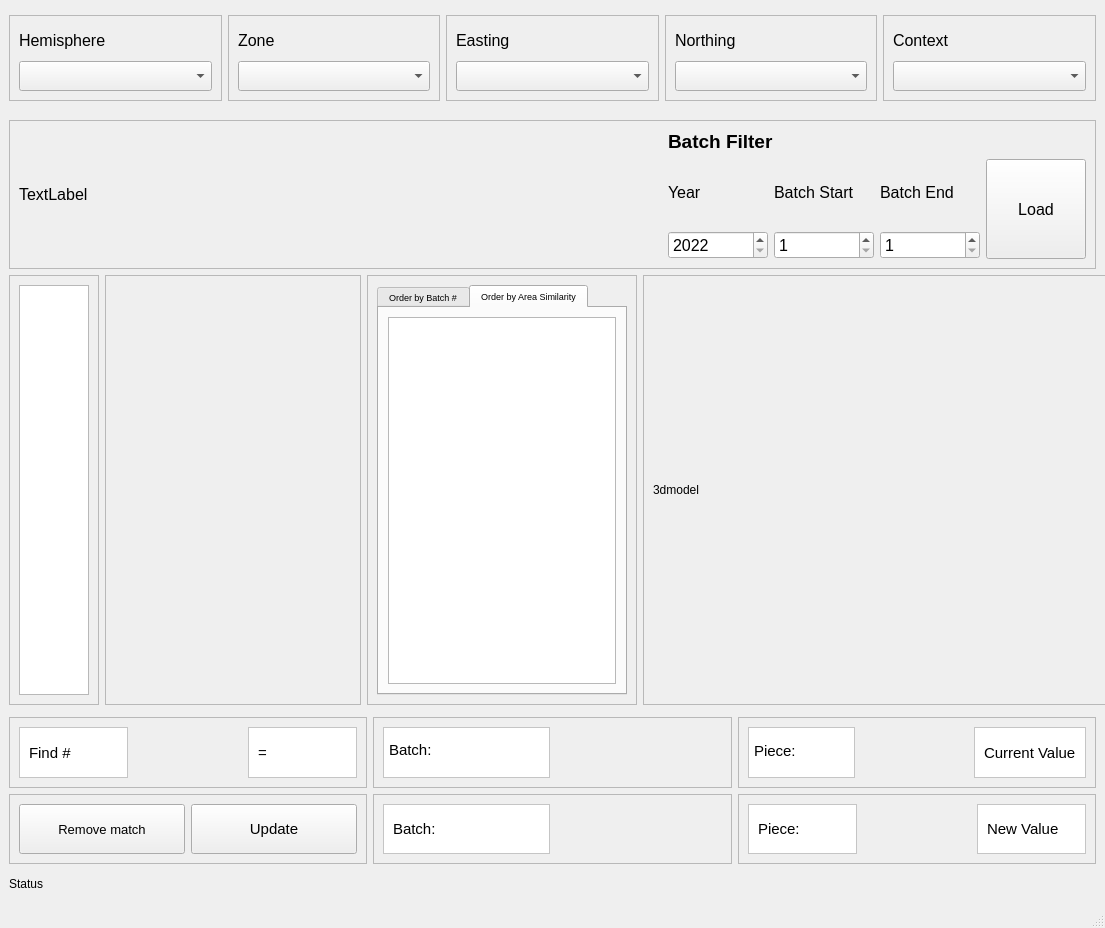
<?xml version="1.0" encoding="UTF-8"?>
<ui version="4.0">
 <class>MainWindow</class>
 <widget class="QMainWindow" name="MainWindow">
  <property name="geometry">
   <rect>
    <x>0</x>
    <y>0</y>
    <width>1105</width>
    <height>928</height>
   </rect>
  </property>
  <property name="minimumSize">
   <size>
    <width>1100</width>
    <height>600</height>
   </size>
  </property>
  <property name="baseSize">
   <size>
    <width>1100</width>
    <height>600</height>
   </size>
  </property>
  <property name="windowTitle">
   <string>Sherd Match Assistance</string>
  </property>
  <property name="windowIcon">
   <iconset>
    <normaloff>../assets/icon.png</normaloff>../assets/icon.png</iconset>
  </property>
  <property name="tabShape">
   <enum>QTabWidget::Rounded</enum>
  </property>
  <widget class="QWidget" name="centralwidget">
   <layout class="QGridLayout" name="gridLayout_3">
    <item row="6" column="1">
     <layout class="QHBoxLayout" name="horizontalLayout_5">
      <item>
       <widget class="QFrame" name="frame_9">
        <property name="minimumSize">
         <size>
          <width>0</width>
          <height>390</height>
         </size>
        </property>
        <property name="frameShape">
         <enum>QFrame::StyledPanel</enum>
        </property>
        <property name="frameShadow">
         <enum>QFrame::Raised</enum>
        </property>
        <layout class="QHBoxLayout" name="horizontalLayout_4">
         <item>
          <widget class="QListWidget" name="finds_list">
           <property name="minimumSize">
            <size>
             <width>0</width>
             <height>0</height>
            </size>
           </property>
           <property name="sizeIncrement">
            <size>
             <width>10</width>
             <height>10</height>
            </size>
           </property>
           <property name="palette">
            <palette>
             <active>
              <colorrole role="HighlightedText">
               <brush brushstyle="SolidPattern">
                <color alpha="255">
                 <red>255</red>
                 <green>170</green>
                 <blue>0</blue>
                </color>
               </brush>
              </colorrole>
             </active>
             <inactive>
              <colorrole role="HighlightedText">
               <brush brushstyle="SolidPattern">
                <color alpha="255">
                 <red>0</red>
                 <green>0</green>
                 <blue>0</blue>
                </color>
               </brush>
              </colorrole>
             </inactive>
             <disabled>
              <colorrole role="HighlightedText">
               <brush brushstyle="SolidPattern">
                <color alpha="255">
                 <red>255</red>
                 <green>255</green>
                 <blue>255</blue>
                </color>
               </brush>
              </colorrole>
             </disabled>
            </palette>
           </property>
          </widget>
         </item>
        </layout>
       </widget>
      </item>
      <item>
       <widget class="QFrame" name="frame_10">
        <property name="minimumSize">
         <size>
          <width>256</width>
          <height>390</height>
         </size>
        </property>
        <property name="frameShape">
         <enum>QFrame::StyledPanel</enum>
        </property>
        <property name="frameShadow">
         <enum>QFrame::Raised</enum>
        </property>
        <layout class="QVBoxLayout" name="verticalLayout">
         <item>
          <widget class="QLabel" name="findBackPhoto_l">
           <property name="minimumSize">
            <size>
             <width>0</width>
             <height>0</height>
            </size>
           </property>
           <property name="text">
            <string/>
           </property>
          </widget>
         </item>
         <item>
          <widget class="QLabel" name="findFrontPhoto_l">
           <property name="minimumSize">
            <size>
             <width>0</width>
             <height>0</height>
            </size>
           </property>
           <property name="maximumSize">
            <size>
             <width>16777215</width>
             <height>16777215</height>
            </size>
           </property>
           <property name="text">
            <string/>
           </property>
          </widget>
         </item>
        </layout>
       </widget>
      </item>
      <item>
       <widget class="QFrame" name="frame">
        <property name="minimumSize">
         <size>
          <width>270</width>
          <height>0</height>
         </size>
        </property>
        <property name="frameShape">
         <enum>QFrame::StyledPanel</enum>
        </property>
        <property name="frameShadow">
         <enum>QFrame::Raised</enum>
        </property>
        <layout class="QHBoxLayout" name="horizontalLayout_6">
         <item>
          <widget class="QTabWidget" name="tabWidget">
           <property name="minimumSize">
            <size>
             <width>0</width>
             <height>0</height>
            </size>
           </property>
           <property name="font">
            <font>
             <pointsize>7</pointsize>
            </font>
           </property>
           <property name="currentIndex">
            <number>1</number>
           </property>
           <widget class="QWidget" name="tab">
            <attribute name="title">
             <string>Order by Batch #</string>
            </attribute>
            <layout class="QHBoxLayout" name="horizontalLayout_7">
             <item>
              <widget class="QTreeView" name="modelList"/>
             </item>
            </layout>
           </widget>
           <widget class="QWidget" name="tab_2">
            <attribute name="title">
             <string>Order by Area Similarity</string>
            </attribute>
            <layout class="QHBoxLayout" name="horizontalLayout_8">
             <item>
              <widget class="QTreeView" name="sorted_model_list"/>
             </item>
            </layout>
           </widget>
          </widget>
         </item>
        </layout>
       </widget>
      </item>
      <item>
       <widget class="QFrame" name="frame_11">
        <property name="sizePolicy">
         <sizepolicy hsizetype="Preferred" vsizetype="Preferred">
          <horstretch>0</horstretch>
          <verstretch>0</verstretch>
         </sizepolicy>
        </property>
        <property name="minimumSize">
         <size>
          <width>470</width>
          <height>430</height>
         </size>
        </property>
        <property name="frameShape">
         <enum>QFrame::StyledPanel</enum>
        </property>
        <property name="frameShadow">
         <enum>QFrame::Raised</enum>
        </property>
        <layout class="QHBoxLayout" name="horizontalLayout_9">
         <item>
          <widget class="QLabel" name="model">
           <property name="minimumSize">
            <size>
             <width>0</width>
             <height>0</height>
            </size>
           </property>
           <property name="text">
            <string>3dmodel</string>
           </property>
          </widget>
         </item>
        </layout>
       </widget>
      </item>
     </layout>
    </item>
    <item row="9" column="1">
     <layout class="QGridLayout" name="gridLayout_2">
      <item row="1" column="3">
       <widget class="QFrame" name="frame_16">
        <property name="frameShape">
         <enum>QFrame::StyledPanel</enum>
        </property>
        <property name="frameShadow">
         <enum>QFrame::Raised</enum>
        </property>
        <layout class="QHBoxLayout" name="horizontalLayout_15">
         <item>
          <widget class="QFrame" name="frame_37">
           <property name="minimumSize">
            <size>
             <width>91</width>
             <height>50</height>
            </size>
           </property>
           <property name="styleSheet">
            <string notr="true"> background-color : white</string>
           </property>
           <property name="frameShape">
            <enum>QFrame::StyledPanel</enum>
           </property>
           <property name="frameShadow">
            <enum>QFrame::Raised</enum>
           </property>
           <layout class="QHBoxLayout" name="horizontalLayout_16">
            <item>
             <widget class="QLabel" name="label_37">
              <property name="font">
               <font>
                <pointsize>11</pointsize>
               </font>
              </property>
              <property name="text">
               <string>Piece:</string>
              </property>
             </widget>
            </item>
           </layout>
          </widget>
         </item>
         <item>
          <widget class="QLabel" name="new_piece">
           <property name="minimumSize">
            <size>
             <width>50</width>
             <height>0</height>
            </size>
           </property>
           <property name="font">
            <font>
             <pointsize>11</pointsize>
            </font>
           </property>
           <property name="text">
            <string/>
           </property>
          </widget>
         </item>
         <item>
          <widget class="QFrame" name="frame_38">
           <property name="minimumSize">
            <size>
             <width>91</width>
             <height>50</height>
            </size>
           </property>
           <property name="styleSheet">
            <string notr="true"> background-color : white</string>
           </property>
           <property name="frameShape">
            <enum>QFrame::StyledPanel</enum>
           </property>
           <property name="frameShadow">
            <enum>QFrame::Raised</enum>
           </property>
           <layout class="QHBoxLayout" name="horizontalLayout_17">
            <item>
             <widget class="QLabel" name="label_38">
              <property name="font">
               <font>
                <pointsize>11</pointsize>
               </font>
              </property>
              <property name="text">
               <string>New Value</string>
              </property>
             </widget>
            </item>
           </layout>
          </widget>
         </item>
        </layout>
       </widget>
      </item>
      <item row="0" column="1">
       <widget class="QFrame" name="frame_18">
        <property name="frameShape">
         <enum>QFrame::StyledPanel</enum>
        </property>
        <property name="frameShadow">
         <enum>QFrame::Raised</enum>
        </property>
        <layout class="QHBoxLayout" name="horizontalLayout_21">
         <item>
          <widget class="QFrame" name="frame_41">
           <property name="minimumSize">
            <size>
             <width>91</width>
             <height>50</height>
            </size>
           </property>
           <property name="styleSheet">
            <string notr="true"> background-color : white</string>
           </property>
           <property name="frameShape">
            <enum>QFrame::StyledPanel</enum>
           </property>
           <property name="frameShadow">
            <enum>QFrame::Raised</enum>
           </property>
           <widget class="QLabel" name="label_40">
            <property name="geometry">
             <rect>
              <x>6</x>
              <y>3</y>
              <width>80</width>
              <height>40</height>
             </rect>
            </property>
            <property name="font">
             <font>
              <pointsize>11</pointsize>
             </font>
            </property>
            <property name="text">
             <string>Batch:</string>
            </property>
           </widget>
          </widget>
         </item>
         <item>
          <widget class="QLabel" name="current_batch">
           <property name="minimumSize">
            <size>
             <width>50</width>
             <height>0</height>
            </size>
           </property>
           <property name="font">
            <font>
             <pointsize>11</pointsize>
            </font>
           </property>
           <property name="text">
            <string/>
           </property>
          </widget>
         </item>
        </layout>
       </widget>
      </item>
      <item row="0" column="0">
       <widget class="QFrame" name="frame_17">
        <property name="frameShape">
         <enum>QFrame::StyledPanel</enum>
        </property>
        <property name="frameShadow">
         <enum>QFrame::Raised</enum>
        </property>
        <layout class="QHBoxLayout" name="horizontalLayout_18">
         <item>
          <widget class="QFrame" name="frame_39">
           <property name="minimumSize">
            <size>
             <width>90</width>
             <height>51</height>
            </size>
           </property>
           <property name="autoFillBackground">
            <bool>false</bool>
           </property>
           <property name="styleSheet">
            <string notr="true"> background-color : white</string>
           </property>
           <property name="frameShape">
            <enum>QFrame::StyledPanel</enum>
           </property>
           <property name="frameShadow">
            <enum>QFrame::Raised</enum>
           </property>
           <layout class="QHBoxLayout" name="horizontalLayout_19">
            <item>
             <widget class="QLabel" name="label_6">
              <property name="font">
               <font>
                <pointsize>11</pointsize>
               </font>
              </property>
              <property name="autoFillBackground">
               <bool>false</bool>
              </property>
              <property name="styleSheet">
               <string notr="true"/>
              </property>
              <property name="text">
               <string>Find #</string>
              </property>
             </widget>
            </item>
           </layout>
          </widget>
         </item>
         <item>
          <widget class="QLabel" name="selected_find">
           <property name="minimumSize">
            <size>
             <width>50</width>
             <height>0</height>
            </size>
           </property>
           <property name="font">
            <font>
             <pointsize>11</pointsize>
            </font>
           </property>
           <property name="text">
            <string/>
           </property>
          </widget>
         </item>
         <item>
          <widget class="QFrame" name="frame_40">
           <property name="minimumSize">
            <size>
             <width>90</width>
             <height>51</height>
            </size>
           </property>
           <property name="maximumSize">
            <size>
             <width>16777215</width>
             <height>16777215</height>
            </size>
           </property>
           <property name="styleSheet">
            <string notr="true"> background-color : white</string>
           </property>
           <property name="frameShape">
            <enum>QFrame::StyledPanel</enum>
           </property>
           <property name="frameShadow">
            <enum>QFrame::Raised</enum>
           </property>
           <layout class="QHBoxLayout" name="horizontalLayout_20">
            <item>
             <widget class="QLabel" name="label_39">
              <property name="font">
               <font>
                <pointsize>11</pointsize>
               </font>
              </property>
              <property name="layoutDirection">
               <enum>Qt::LeftToRight</enum>
              </property>
              <property name="text">
               <string>=</string>
              </property>
             </widget>
            </item>
           </layout>
          </widget>
         </item>
        </layout>
       </widget>
      </item>
      <item row="0" column="3">
       <widget class="QFrame" name="frame_14">
        <property name="frameShape">
         <enum>QFrame::StyledPanel</enum>
        </property>
        <property name="frameShadow">
         <enum>QFrame::Raised</enum>
        </property>
        <layout class="QHBoxLayout" name="horizontalLayout_12">
         <item>
          <widget class="QFrame" name="frame_4">
           <property name="minimumSize">
            <size>
             <width>91</width>
             <height>50</height>
            </size>
           </property>
           <property name="styleSheet">
            <string notr="true"> background-color : white</string>
           </property>
           <property name="frameShape">
            <enum>QFrame::StyledPanel</enum>
           </property>
           <property name="frameShadow">
            <enum>QFrame::Raised</enum>
           </property>
           <widget class="QLabel" name="label_11">
            <property name="geometry">
             <rect>
              <x>6</x>
              <y>3</y>
              <width>81</width>
              <height>41</height>
             </rect>
            </property>
            <property name="font">
             <font>
              <pointsize>11</pointsize>
             </font>
            </property>
            <property name="text">
             <string>Piece:</string>
            </property>
           </widget>
          </widget>
         </item>
         <item>
          <widget class="QLabel" name="current_piece">
           <property name="minimumSize">
            <size>
             <width>50</width>
             <height>0</height>
            </size>
           </property>
           <property name="font">
            <font>
             <pointsize>11</pointsize>
            </font>
           </property>
           <property name="text">
            <string/>
           </property>
          </widget>
         </item>
         <item>
          <widget class="QFrame" name="frame_5">
           <property name="minimumSize">
            <size>
             <width>91</width>
             <height>50</height>
            </size>
           </property>
           <property name="styleSheet">
            <string notr="true"> background-color : white</string>
           </property>
           <property name="frameShape">
            <enum>QFrame::StyledPanel</enum>
           </property>
           <property name="frameShadow">
            <enum>QFrame::Raised</enum>
           </property>
           <layout class="QHBoxLayout" name="horizontalLayout_13">
            <item>
             <widget class="QLabel" name="label_13">
              <property name="font">
               <font>
                <pointsize>11</pointsize>
               </font>
              </property>
              <property name="text">
               <string>Current Value</string>
              </property>
             </widget>
            </item>
           </layout>
          </widget>
         </item>
        </layout>
       </widget>
      </item>
      <item row="1" column="1">
       <widget class="QFrame" name="frame_13">
        <property name="frameShape">
         <enum>QFrame::StyledPanel</enum>
        </property>
        <property name="frameShadow">
         <enum>QFrame::Raised</enum>
        </property>
        <layout class="QHBoxLayout" name="horizontalLayout_11">
         <item>
          <widget class="QFrame" name="frame_36">
           <property name="minimumSize">
            <size>
             <width>91</width>
             <height>50</height>
            </size>
           </property>
           <property name="styleSheet">
            <string notr="true"> background-color : white</string>
           </property>
           <property name="frameShape">
            <enum>QFrame::StyledPanel</enum>
           </property>
           <property name="frameShadow">
            <enum>QFrame::Raised</enum>
           </property>
           <layout class="QVBoxLayout" name="verticalLayout_7">
            <item>
             <widget class="QLabel" name="label_36">
              <property name="font">
               <font>
                <pointsize>11</pointsize>
               </font>
              </property>
              <property name="text">
               <string>Batch:</string>
              </property>
             </widget>
            </item>
           </layout>
          </widget>
         </item>
         <item>
          <widget class="QLabel" name="new_batch">
           <property name="minimumSize">
            <size>
             <width>50</width>
             <height>0</height>
            </size>
           </property>
           <property name="font">
            <font>
             <pointsize>11</pointsize>
            </font>
           </property>
           <property name="text">
            <string/>
           </property>
          </widget>
         </item>
        </layout>
       </widget>
      </item>
      <item row="1" column="0">
       <widget class="QFrame" name="frame_15">
        <property name="frameShape">
         <enum>QFrame::StyledPanel</enum>
        </property>
        <property name="frameShadow">
         <enum>QFrame::Raised</enum>
        </property>
        <layout class="QHBoxLayout" name="horizontalLayout_14">
         <item>
          <widget class="QPushButton" name="remove_button">
           <property name="minimumSize">
            <size>
             <width>91</width>
             <height>50</height>
            </size>
           </property>
           <property name="font">
            <font>
             <pointsize>10</pointsize>
            </font>
           </property>
           <property name="text">
            <string>Remove match</string>
           </property>
          </widget>
         </item>
         <item>
          <widget class="QPushButton" name="update_button">
           <property name="minimumSize">
            <size>
             <width>91</width>
             <height>50</height>
            </size>
           </property>
           <property name="font">
            <font>
             <pointsize>11</pointsize>
            </font>
           </property>
           <property name="text">
            <string>Update</string>
           </property>
          </widget>
         </item>
        </layout>
       </widget>
      </item>
     </layout>
    </item>
    <item row="6" column="2">
     <spacer name="horizontalSpacer_2">
      <property name="orientation">
       <enum>Qt::Horizontal</enum>
      </property>
      <property name="sizeHint" stdset="0">
       <size>
        <width>40</width>
        <height>20</height>
       </size>
      </property>
     </spacer>
    </item>
    <item row="1" column="1">
     <layout class="QHBoxLayout" name="horizontalLayout">
      <item>
       <widget class="QFrame" name="frame_2">
        <property name="frameShape">
         <enum>QFrame::StyledPanel</enum>
        </property>
        <property name="frameShadow">
         <enum>QFrame::Raised</enum>
        </property>
        <layout class="QVBoxLayout" name="verticalLayout_2">
         <item>
          <widget class="QLabel" name="hemisphere_l_2">
           <property name="sizePolicy">
            <sizepolicy hsizetype="Expanding" vsizetype="Expanding">
             <horstretch>0</horstretch>
             <verstretch>0</verstretch>
            </sizepolicy>
           </property>
           <property name="minimumSize">
            <size>
             <width>150</width>
             <height>30</height>
            </size>
           </property>
           <property name="font">
            <font>
             <pointsize>12</pointsize>
            </font>
           </property>
           <property name="text">
            <string>Hemisphere</string>
           </property>
          </widget>
         </item>
         <item>
          <widget class="QComboBox" name="hemisphere_cb">
           <property name="minimumSize">
            <size>
             <width>0</width>
             <height>30</height>
            </size>
           </property>
           <property name="font">
            <font>
             <pointsize>12</pointsize>
            </font>
           </property>
           <property name="editable">
            <bool>false</bool>
           </property>
           <property name="currentText">
            <string/>
           </property>
          </widget>
         </item>
        </layout>
       </widget>
      </item>
      <item>
       <widget class="QFrame" name="frame_3">
        <property name="frameShape">
         <enum>QFrame::StyledPanel</enum>
        </property>
        <property name="frameShadow">
         <enum>QFrame::Raised</enum>
        </property>
        <layout class="QVBoxLayout" name="verticalLayout_3">
         <item>
          <widget class="QLabel" name="zone_l_2">
           <property name="sizePolicy">
            <sizepolicy hsizetype="Expanding" vsizetype="Expanding">
             <horstretch>0</horstretch>
             <verstretch>0</verstretch>
            </sizepolicy>
           </property>
           <property name="minimumSize">
            <size>
             <width>120</width>
             <height>30</height>
            </size>
           </property>
           <property name="font">
            <font>
             <pointsize>12</pointsize>
            </font>
           </property>
           <property name="text">
            <string>Zone</string>
           </property>
          </widget>
         </item>
         <item>
          <widget class="QComboBox" name="zone_cb">
           <property name="minimumSize">
            <size>
             <width>0</width>
             <height>30</height>
            </size>
           </property>
           <property name="font">
            <font>
             <pointsize>12</pointsize>
            </font>
           </property>
          </widget>
         </item>
        </layout>
       </widget>
      </item>
      <item>
       <widget class="QFrame" name="frame_6">
        <property name="frameShape">
         <enum>QFrame::StyledPanel</enum>
        </property>
        <property name="frameShadow">
         <enum>QFrame::Raised</enum>
        </property>
        <layout class="QVBoxLayout" name="verticalLayout_4">
         <item>
          <widget class="QLabel" name="easting_l_2">
           <property name="sizePolicy">
            <sizepolicy hsizetype="Expanding" vsizetype="Expanding">
             <horstretch>0</horstretch>
             <verstretch>0</verstretch>
            </sizepolicy>
           </property>
           <property name="minimumSize">
            <size>
             <width>120</width>
             <height>30</height>
            </size>
           </property>
           <property name="font">
            <font>
             <pointsize>12</pointsize>
            </font>
           </property>
           <property name="text">
            <string>Easting</string>
           </property>
          </widget>
         </item>
         <item>
          <widget class="QComboBox" name="easting_cb">
           <property name="minimumSize">
            <size>
             <width>0</width>
             <height>30</height>
            </size>
           </property>
           <property name="font">
            <font>
             <pointsize>12</pointsize>
            </font>
           </property>
          </widget>
         </item>
        </layout>
       </widget>
      </item>
      <item>
       <widget class="QFrame" name="frame_7">
        <property name="frameShape">
         <enum>QFrame::StyledPanel</enum>
        </property>
        <property name="frameShadow">
         <enum>QFrame::Raised</enum>
        </property>
        <layout class="QVBoxLayout" name="verticalLayout_5">
         <item>
          <widget class="QLabel" name="northing_l_2">
           <property name="sizePolicy">
            <sizepolicy hsizetype="Expanding" vsizetype="Expanding">
             <horstretch>0</horstretch>
             <verstretch>0</verstretch>
            </sizepolicy>
           </property>
           <property name="minimumSize">
            <size>
             <width>120</width>
             <height>30</height>
            </size>
           </property>
           <property name="font">
            <font>
             <pointsize>12</pointsize>
            </font>
           </property>
           <property name="text">
            <string>Northing</string>
           </property>
          </widget>
         </item>
         <item>
          <widget class="QComboBox" name="northing_cb">
           <property name="minimumSize">
            <size>
             <width>0</width>
             <height>30</height>
            </size>
           </property>
           <property name="font">
            <font>
             <pointsize>12</pointsize>
            </font>
           </property>
          </widget>
         </item>
        </layout>
       </widget>
      </item>
      <item>
       <widget class="QFrame" name="frame_8">
        <property name="frameShape">
         <enum>QFrame::StyledPanel</enum>
        </property>
        <property name="frameShadow">
         <enum>QFrame::Raised</enum>
        </property>
        <layout class="QVBoxLayout" name="verticalLayout_6">
         <item>
          <widget class="QLabel" name="context_l_2">
           <property name="sizePolicy">
            <sizepolicy hsizetype="Expanding" vsizetype="Expanding">
             <horstretch>0</horstretch>
             <verstretch>0</verstretch>
            </sizepolicy>
           </property>
           <property name="minimumSize">
            <size>
             <width>120</width>
             <height>30</height>
            </size>
           </property>
           <property name="font">
            <font>
             <pointsize>12</pointsize>
            </font>
           </property>
           <property name="text">
            <string>Context</string>
           </property>
          </widget>
         </item>
         <item>
          <widget class="QComboBox" name="context_cb">
           <property name="minimumSize">
            <size>
             <width>0</width>
             <height>30</height>
            </size>
           </property>
           <property name="font">
            <font>
             <pointsize>12</pointsize>
            </font>
           </property>
          </widget>
         </item>
        </layout>
       </widget>
      </item>
     </layout>
    </item>
    <item row="0" column="1">
     <spacer name="verticalSpacer_2">
      <property name="orientation">
       <enum>Qt::Vertical</enum>
      </property>
      <property name="sizeHint" stdset="0">
       <size>
        <width>20</width>
        <height>40</height>
       </size>
      </property>
     </spacer>
    </item>
    <item row="4" column="1">
     <spacer name="verticalSpacer_3">
      <property name="orientation">
       <enum>Qt::Vertical</enum>
      </property>
      <property name="sizeHint" stdset="0">
       <size>
        <width>20</width>
        <height>40</height>
       </size>
      </property>
     </spacer>
    </item>
    <item row="2" column="1">
     <spacer name="verticalSpacer">
      <property name="orientation">
       <enum>Qt::Vertical</enum>
      </property>
      <property name="sizeHint" stdset="0">
       <size>
        <width>20</width>
        <height>40</height>
       </size>
      </property>
     </spacer>
    </item>
    <item row="12" column="1">
     <spacer name="verticalSpacer_6">
      <property name="orientation">
       <enum>Qt::Vertical</enum>
      </property>
      <property name="sizeHint" stdset="0">
       <size>
        <width>20</width>
        <height>40</height>
       </size>
      </property>
     </spacer>
    </item>
    <item row="10" column="1">
     <spacer name="verticalSpacer_5">
      <property name="orientation">
       <enum>Qt::Vertical</enum>
      </property>
      <property name="sizeHint" stdset="0">
       <size>
        <width>20</width>
        <height>40</height>
       </size>
      </property>
     </spacer>
    </item>
    <item row="5" column="1">
     <layout class="QHBoxLayout" name="horizontalLayout_2">
      <item>
       <widget class="QFrame" name="frame_12">
        <property name="frameShape">
         <enum>QFrame::StyledPanel</enum>
        </property>
        <property name="frameShadow">
         <enum>QFrame::Raised</enum>
        </property>
        <layout class="QHBoxLayout" name="horizontalLayout_10">
         <item>
          <widget class="QLabel" name="contextDisplay">
           <property name="minimumSize">
            <size>
             <width>700</width>
             <height>30</height>
            </size>
           </property>
           <property name="sizeIncrement">
            <size>
             <width>10</width>
             <height>10</height>
            </size>
           </property>
           <property name="font">
            <font>
             <pointsize>12</pointsize>
            </font>
           </property>
           <property name="text">
            <string>TextLabel</string>
           </property>
          </widget>
         </item>
         <item>
          <layout class="QVBoxLayout" name="verticalLayout_11">
           <item>
            <layout class="QHBoxLayout" name="horizontalLayout_23">
             <item>
              <widget class="QLabel" name="label_3">
               <property name="font">
                <font>
                 <pointsize>14</pointsize>
                 <weight>75</weight>
                 <bold>true</bold>
                </font>
               </property>
               <property name="text">
                <string>Batch Filter</string>
               </property>
              </widget>
             </item>
             <item>
              <widget class="QLabel" name="error_message">
               <property name="minimumSize">
                <size>
                 <width>150</width>
                 <height>0</height>
                </size>
               </property>
               <property name="font">
                <font>
                 <pointsize>10</pointsize>
                </font>
               </property>
               <property name="styleSheet">
                <string notr="true">color : red</string>
               </property>
               <property name="text">
                <string/>
               </property>
              </widget>
             </item>
            </layout>
           </item>
           <item>
            <layout class="QHBoxLayout" name="horizontalLayout_3">
             <item>
              <layout class="QVBoxLayout" name="verticalLayout_10">
               <item>
                <widget class="QLabel" name="label_4">
                 <property name="font">
                  <font>
                   <pointsize>12</pointsize>
                  </font>
                 </property>
                 <property name="text">
                  <string>Year</string>
                 </property>
                </widget>
               </item>
               <item>
                <widget class="QSpinBox" name="year">
                 <property name="minimumSize">
                  <size>
                   <width>100</width>
                   <height>0</height>
                  </size>
                 </property>
                 <property name="font">
                  <font>
                   <pointsize>12</pointsize>
                  </font>
                 </property>
                 <property name="minimum">
                  <number>2022</number>
                 </property>
                 <property name="maximum">
                  <number>2023</number>
                 </property>
                </widget>
               </item>
              </layout>
             </item>
             <item>
              <layout class="QVBoxLayout" name="verticalLayout_8">
               <item>
                <widget class="QLabel" name="label">
                 <property name="font">
                  <font>
                   <pointsize>12</pointsize>
                   <weight>50</weight>
                   <bold>false</bold>
                  </font>
                 </property>
                 <property name="text">
                  <string>Batch Start</string>
                 </property>
                </widget>
               </item>
               <item>
                <widget class="QSpinBox" name="batch_start">
                 <property name="minimumSize">
                  <size>
                   <width>100</width>
                   <height>0</height>
                  </size>
                 </property>
                 <property name="font">
                  <font>
                   <pointsize>12</pointsize>
                  </font>
                 </property>
                 <property name="minimum">
                  <number>1</number>
                 </property>
                 <property name="maximum">
                  <number>99999</number>
                 </property>
                </widget>
               </item>
              </layout>
             </item>
             <item>
              <layout class="QVBoxLayout" name="verticalLayout_9">
               <item>
                <widget class="QLabel" name="label_2">
                 <property name="font">
                  <font>
                   <pointsize>12</pointsize>
                   <weight>50</weight>
                   <bold>false</bold>
                  </font>
                 </property>
                 <property name="text">
                  <string>Batch End</string>
                 </property>
                </widget>
               </item>
               <item>
                <widget class="QSpinBox" name="batch_end">
                 <property name="minimumSize">
                  <size>
                   <width>100</width>
                   <height>0</height>
                  </size>
                 </property>
                 <property name="font">
                  <font>
                   <pointsize>12</pointsize>
                  </font>
                 </property>
                 <property name="minimum">
                  <number>1</number>
                 </property>
                </widget>
               </item>
              </layout>
             </item>
             <item>
              <widget class="QToolButton" name="loadAll">
               <property name="sizePolicy">
                <sizepolicy hsizetype="Fixed" vsizetype="Fixed">
                 <horstretch>0</horstretch>
                 <verstretch>0</verstretch>
                </sizepolicy>
               </property>
               <property name="minimumSize">
                <size>
                 <width>100</width>
                 <height>100</height>
                </size>
               </property>
               <property name="maximumSize">
                <size>
                 <width>300</width>
                 <height>300</height>
                </size>
               </property>
               <property name="font">
                <font>
                 <pointsize>12</pointsize>
                </font>
               </property>
               <property name="text">
                <string>Load</string>
               </property>
               <property name="autoRaise">
                <bool>false</bool>
               </property>
              </widget>
             </item>
            </layout>
           </item>
          </layout>
         </item>
        </layout>
       </widget>
      </item>
     </layout>
    </item>
    <item row="7" column="1">
     <spacer name="verticalSpacer_4">
      <property name="orientation">
       <enum>Qt::Vertical</enum>
      </property>
      <property name="sizeHint" stdset="0">
       <size>
        <width>20</width>
        <height>40</height>
       </size>
      </property>
     </spacer>
    </item>
    <item row="6" column="0">
     <spacer name="horizontalSpacer">
      <property name="orientation">
       <enum>Qt::Horizontal</enum>
      </property>
      <property name="sizeHint" stdset="0">
       <size>
        <width>40</width>
        <height>20</height>
       </size>
      </property>
     </spacer>
    </item>
    <item row="11" column="1">
     <widget class="QLabel" name="statusLabel">
      <property name="text">
       <string>Status</string>
      </property>
      <property name="textFormat">
       <enum>Qt::AutoText</enum>
      </property>
      <property name="wordWrap">
       <bool>true</bool>
      </property>
     </widget>
    </item>
   </layout>
  </widget>
  <widget class="QStatusBar" name="statusbar"/>
  <action name="actionSelect_folder">
   <property name="text">
    <string>Select folder</string>
   </property>
   <property name="font">
    <font/>
   </property>
  </action>
  <action name="actionAdjust_parameters_weights">
   <property name="text">
    <string>Adjust parameters weights</string>
   </property>
  </action>
  <action name="actionAbout">
   <property name="text">
    <string>About</string>
   </property>
  </action>
  <action name="actionColor_Calibration">
   <property name="text">
    <string>Color Calibration</string>
   </property>
  </action>
  <action name="actionWeights_Adjustments">
   <property name="text">
    <string>Weights Adjustments</string>
   </property>
  </action>
 </widget>
 <resources/>
 <connections/>
</ui>
